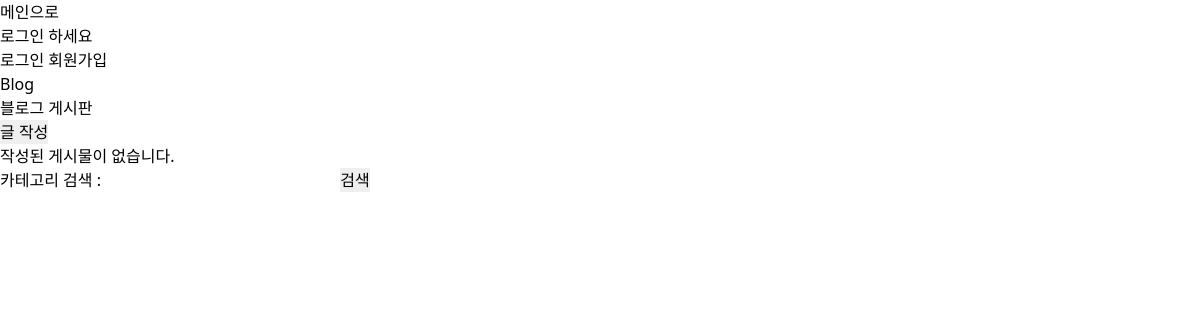
/blog/, run on an earlier commit of the app's database.
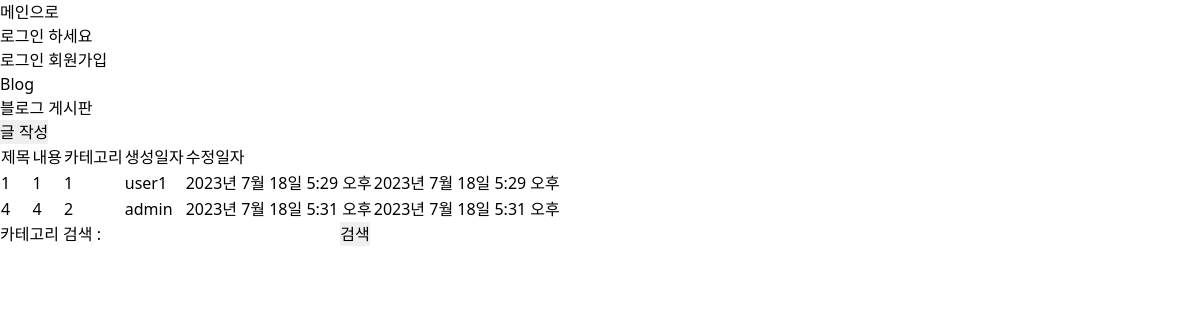
And on a later commit of the database.
### blog/models.py (models this page shows)
class Post(models.Model):
    title = models.CharField(max_length=30)
    content = models.TextField()
    category = models.CharField(max_length=10)
    writer = models.ForeignKey(User, on_delete=models.CASCADE)
    created_at = models.DateTimeField(auto_now_add=True)
    updated_at = models.DateTimeField(auto_now=True)

### user/models.py (models this page shows)
class User(AbstractUser):
    username = models.CharField(unique=True, max_length=20)
    is_staff = models.BooleanField(default=False)
    is_active = models.BooleanField(default=True)
    is_superuser = models.BooleanField(default=False)
    last_login = models.DateTimeField(null=True, blank=True)
    date_joined = models.DateTimeField(auto_now_add=True)
    USERNAME_FIELD = "username"
    EMAIL_FIELD = "username"
    REQUIRED_FIELDS = []
    objects = UserManager()

### blog/views.py (the view)
# urls.py: path("", views.PostList.as_view(), name='post-list'),
class PostList(View):
    def get(self, request):
        post_objs = Post.objects.all()
        context = {
            'title': '블로그',
            'posts': post_objs
        }
        return render(request, 'blog/post_list.html', context)

### blog/templates/blog/post_list.html (shortened to what this page needs)
{% extends 'base.html' %}
{% block content %}
    <p>블로그 게시판</p>
    <form action="{% url 'blog:post-write' %}" method="get">
        <input type="submit" value="글 작성">
    </form>
    {% if posts %}
        <table>
            <thead>
                <tr>
                    <td>제목</td>
                    <td>내용</td>
                    <td>카테고리</td>
                    <td>생성일자</td>
                    <td>수정일자</td>
                </tr>
            </thead>
            <tbody>
                {% for post in posts %}
                    <tr>
                        <td><a href="{% url 'blog:post-detail' id=post.pk %}">{{ post.title }}</a></td>
                        <td>{{ post.content }}</td>
                        <td>{{ post.category }}</td>
                        <td>{{ post.writer }}</td>
                        <td>{{ post.created_at }}</td>
                        <td>{{ post.updated_at }}</td>
                    </tr>
                {% endfor %}
            </tbody>
        </table>
    {% else %}
        <p>작성된 게시물이 없습니다.</p>
    {% endif %}
    <form id="search-form" action="" method="get">
        카테고리 검색 : <input id="search-input" type="text"/>
        <input type="submit" value="검색">
    </form>
{% endblock %}

### templates/base.html (shortened to what this page needs)
<!DOCTYPE html>
<html lang="ko">
<head>
    <link href="https://unpkg.com/tailwindcss@^1.0/dist/tailwind.min.css" rel="stylesheet">
</head>
<body>
    <div>
        <a href="{% url 'index' %}">메인으로</a>
        {% if user.is_authenticated %}
            <p>어서오세요, {{ user.username }}</P>
            <a href="{% url 'user:logout' %}">로그아웃</a>
        {% else %}
            <P>로그인 하세요</P>
            <a href="{% url 'user:login' %}">로그인</a>
            <a href="{% url 'user:register' %}">회원가입</a>
        {% endif %}
        <h1>Blog</h1>
        {% block content %}
        {% endblock %}
    </div>
</body>
</html>

What changed in the data, as far as the page shows it:
added Post: title "1", content "1", category "1", writer "user1", created_at "2023년 7월 18일 5:29 오후", updated_at "2023년 7월 18일 5:29 오후"
added Post: title "4", content "4", category "2", writer "admin", created_at "2023년 7월 18일 5:31 오후", updated_at "2023년 7월 18일 5:31 오후"
Also different on the page:
text no longer shown: "작성된 게시물이 없습니다."
text now shown: "제목 내용 카테고리 생성일자 수정일자"
